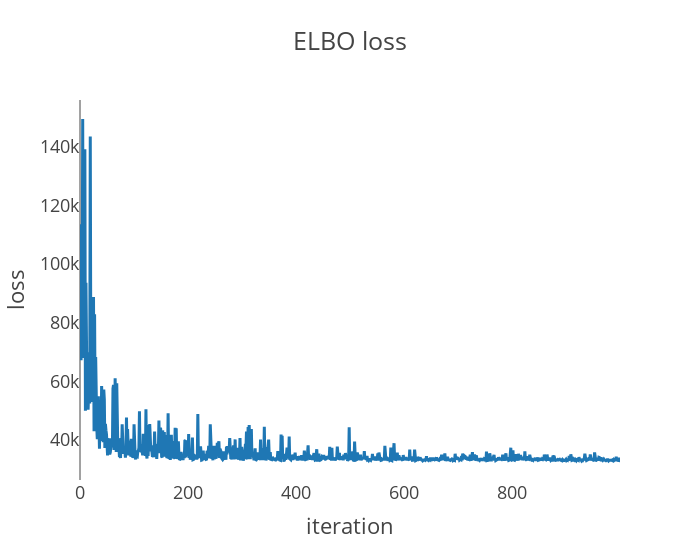

Source (notebook cell):
### Code cell
# In principle you could use single predictors, resulting in fairly reduced R^2 values for each
# example: proximity_40

guide_40 = run_svi(proximities=[40])
predictive_40 = Predictive(
    gerbil_model, guide=guide_40, num_samples=num_samples, parallel=True
)
samples_40 = predictive_40(predictors)
summary(samples_40)
calculate_R_squared(gerbil_model, guide_40, proximities=[40])

### Figure 1 — Plotly figure (JSON) as saved in the notebook; plotly's stock layout.template omitted (floating-point values rounded to 4 significant figures; data arrays with more than 128 entries replaced by an {"elided": "..."} marker saying what was removed)
{"data": [{"hovertemplate": "x=%{x}<br>y=%{y}<extra></extra>", "legendgroup": "", "line": {"color": "#1F77B4", "dash": "solid"}, "marker": {"symbol": "circle"}, "mode": "lines", "name": "", "orientation": "v", "showlegend": false, "type": "scatter", "x": {"elided": "1000 int values"}, "xaxis": "x", "y": {"elided": "1000 float values"}, "yaxis": "y"}], "layout": {"legend": {"tracegroupgap": 0}, "title": {"text": "ELBO loss"}, "width": 700, "xaxis": {"anchor": "y", "domain": [0, 1], "showgrid": false, "title": {"text": "iteration"}}, "yaxis": {"anchor": "x", "domain": [0, 1], "showgrid": false, "title": {"text": "loss"}}}}
